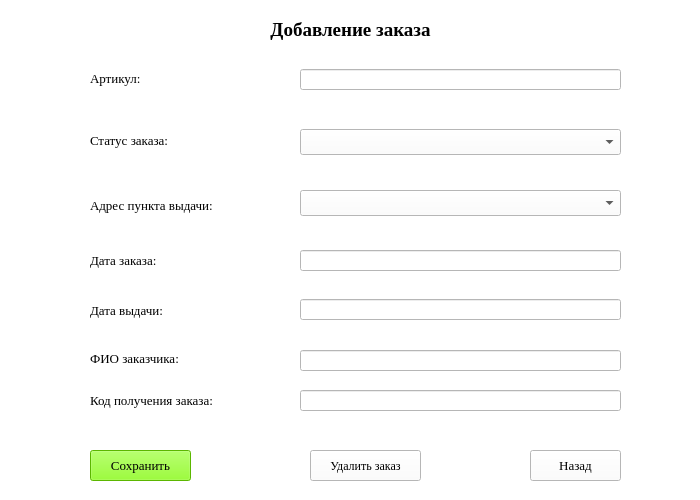
<?xml version="1.0" encoding="UTF-8"?>
<ui version="4.0">
 <class>addZakazWindow</class>
 <widget class="QWidget" name="addZakazWindow">
  <property name="geometry">
   <rect>
    <x>0</x>
    <y>0</y>
    <width>700</width>
    <height>500</height>
   </rect>
  </property>
  <property name="palette">
   <palette>
    <active>
     <colorrole role="WindowText">
      <brush brushstyle="SolidPattern">
       <color alpha="255">
        <red>0</red>
        <green>0</green>
        <blue>0</blue>
       </color>
      </brush>
     </colorrole>
     <colorrole role="Button">
      <brush brushstyle="SolidPattern">
       <color alpha="255">
        <red>255</red>
        <green>255</green>
        <blue>255</blue>
       </color>
      </brush>
     </colorrole>
     <colorrole role="Light">
      <brush brushstyle="SolidPattern">
       <color alpha="255">
        <red>255</red>
        <green>255</green>
        <blue>255</blue>
       </color>
      </brush>
     </colorrole>
     <colorrole role="Midlight">
      <brush brushstyle="SolidPattern">
       <color alpha="255">
        <red>255</red>
        <green>255</green>
        <blue>255</blue>
       </color>
      </brush>
     </colorrole>
     <colorrole role="Dark">
      <brush brushstyle="SolidPattern">
       <color alpha="255">
        <red>127</red>
        <green>127</green>
        <blue>127</blue>
       </color>
      </brush>
     </colorrole>
     <colorrole role="Mid">
      <brush brushstyle="SolidPattern">
       <color alpha="255">
        <red>170</red>
        <green>170</green>
        <blue>170</blue>
       </color>
      </brush>
     </colorrole>
     <colorrole role="Text">
      <brush brushstyle="SolidPattern">
       <color alpha="255">
        <red>0</red>
        <green>0</green>
        <blue>0</blue>
       </color>
      </brush>
     </colorrole>
     <colorrole role="BrightText">
      <brush brushstyle="SolidPattern">
       <color alpha="255">
        <red>255</red>
        <green>255</green>
        <blue>255</blue>
       </color>
      </brush>
     </colorrole>
     <colorrole role="ButtonText">
      <brush brushstyle="SolidPattern">
       <color alpha="255">
        <red>0</red>
        <green>0</green>
        <blue>0</blue>
       </color>
      </brush>
     </colorrole>
     <colorrole role="Base">
      <brush brushstyle="SolidPattern">
       <color alpha="255">
        <red>255</red>
        <green>255</green>
        <blue>255</blue>
       </color>
      </brush>
     </colorrole>
     <colorrole role="Window">
      <brush brushstyle="SolidPattern">
       <color alpha="255">
        <red>255</red>
        <green>255</green>
        <blue>255</blue>
       </color>
      </brush>
     </colorrole>
     <colorrole role="Shadow">
      <brush brushstyle="SolidPattern">
       <color alpha="255">
        <red>0</red>
        <green>0</green>
        <blue>0</blue>
       </color>
      </brush>
     </colorrole>
     <colorrole role="AlternateBase">
      <brush brushstyle="SolidPattern">
       <color alpha="255">
        <red>255</red>
        <green>255</green>
        <blue>255</blue>
       </color>
      </brush>
     </colorrole>
     <colorrole role="ToolTipBase">
      <brush brushstyle="SolidPattern">
       <color alpha="255">
        <red>255</red>
        <green>255</green>
        <blue>220</blue>
       </color>
      </brush>
     </colorrole>
     <colorrole role="ToolTipText">
      <brush brushstyle="SolidPattern">
       <color alpha="255">
        <red>0</red>
        <green>0</green>
        <blue>0</blue>
       </color>
      </brush>
     </colorrole>
     <colorrole role="PlaceholderText">
      <brush brushstyle="SolidPattern">
       <color alpha="127">
        <red>0</red>
        <green>0</green>
        <blue>0</blue>
       </color>
      </brush>
     </colorrole>
     <colorrole role="Accent">
      <brush brushstyle="SolidPattern">
       <color alpha="255">
        <red>255</red>
        <green>255</green>
        <blue>255</blue>
       </color>
      </brush>
     </colorrole>
    </active>
    <inactive>
     <colorrole role="WindowText">
      <brush brushstyle="SolidPattern">
       <color alpha="255">
        <red>0</red>
        <green>0</green>
        <blue>0</blue>
       </color>
      </brush>
     </colorrole>
     <colorrole role="Button">
      <brush brushstyle="SolidPattern">
       <color alpha="255">
        <red>255</red>
        <green>255</green>
        <blue>255</blue>
       </color>
      </brush>
     </colorrole>
     <colorrole role="Light">
      <brush brushstyle="SolidPattern">
       <color alpha="255">
        <red>255</red>
        <green>255</green>
        <blue>255</blue>
       </color>
      </brush>
     </colorrole>
     <colorrole role="Midlight">
      <brush brushstyle="SolidPattern">
       <color alpha="255">
        <red>255</red>
        <green>255</green>
        <blue>255</blue>
       </color>
      </brush>
     </colorrole>
     <colorrole role="Dark">
      <brush brushstyle="SolidPattern">
       <color alpha="255">
        <red>127</red>
        <green>127</green>
        <blue>127</blue>
       </color>
      </brush>
     </colorrole>
     <colorrole role="Mid">
      <brush brushstyle="SolidPattern">
       <color alpha="255">
        <red>170</red>
        <green>170</green>
        <blue>170</blue>
       </color>
      </brush>
     </colorrole>
     <colorrole role="Text">
      <brush brushstyle="SolidPattern">
       <color alpha="255">
        <red>0</red>
        <green>0</green>
        <blue>0</blue>
       </color>
      </brush>
     </colorrole>
     <colorrole role="BrightText">
      <brush brushstyle="SolidPattern">
       <color alpha="255">
        <red>255</red>
        <green>255</green>
        <blue>255</blue>
       </color>
      </brush>
     </colorrole>
     <colorrole role="ButtonText">
      <brush brushstyle="SolidPattern">
       <color alpha="255">
        <red>0</red>
        <green>0</green>
        <blue>0</blue>
       </color>
      </brush>
     </colorrole>
     <colorrole role="Base">
      <brush brushstyle="SolidPattern">
       <color alpha="255">
        <red>255</red>
        <green>255</green>
        <blue>255</blue>
       </color>
      </brush>
     </colorrole>
     <colorrole role="Window">
      <brush brushstyle="SolidPattern">
       <color alpha="255">
        <red>255</red>
        <green>255</green>
        <blue>255</blue>
       </color>
      </brush>
     </colorrole>
     <colorrole role="Shadow">
      <brush brushstyle="SolidPattern">
       <color alpha="255">
        <red>0</red>
        <green>0</green>
        <blue>0</blue>
       </color>
      </brush>
     </colorrole>
     <colorrole role="AlternateBase">
      <brush brushstyle="SolidPattern">
       <color alpha="255">
        <red>255</red>
        <green>255</green>
        <blue>255</blue>
       </color>
      </brush>
     </colorrole>
     <colorrole role="ToolTipBase">
      <brush brushstyle="SolidPattern">
       <color alpha="255">
        <red>255</red>
        <green>255</green>
        <blue>220</blue>
       </color>
      </brush>
     </colorrole>
     <colorrole role="ToolTipText">
      <brush brushstyle="SolidPattern">
       <color alpha="255">
        <red>0</red>
        <green>0</green>
        <blue>0</blue>
       </color>
      </brush>
     </colorrole>
     <colorrole role="PlaceholderText">
      <brush brushstyle="SolidPattern">
       <color alpha="127">
        <red>0</red>
        <green>0</green>
        <blue>0</blue>
       </color>
      </brush>
     </colorrole>
     <colorrole role="Accent">
      <brush brushstyle="SolidPattern">
       <color alpha="255">
        <red>255</red>
        <green>255</green>
        <blue>255</blue>
       </color>
      </brush>
     </colorrole>
    </inactive>
    <disabled>
     <colorrole role="WindowText">
      <brush brushstyle="SolidPattern">
       <color alpha="255">
        <red>127</red>
        <green>127</green>
        <blue>127</blue>
       </color>
      </brush>
     </colorrole>
     <colorrole role="Button">
      <brush brushstyle="SolidPattern">
       <color alpha="255">
        <red>255</red>
        <green>255</green>
        <blue>255</blue>
       </color>
      </brush>
     </colorrole>
     <colorrole role="Light">
      <brush brushstyle="SolidPattern">
       <color alpha="255">
        <red>255</red>
        <green>255</green>
        <blue>255</blue>
       </color>
      </brush>
     </colorrole>
     <colorrole role="Midlight">
      <brush brushstyle="SolidPattern">
       <color alpha="255">
        <red>255</red>
        <green>255</green>
        <blue>255</blue>
       </color>
      </brush>
     </colorrole>
     <colorrole role="Dark">
      <brush brushstyle="SolidPattern">
       <color alpha="255">
        <red>127</red>
        <green>127</green>
        <blue>127</blue>
       </color>
      </brush>
     </colorrole>
     <colorrole role="Mid">
      <brush brushstyle="SolidPattern">
       <color alpha="255">
        <red>170</red>
        <green>170</green>
        <blue>170</blue>
       </color>
      </brush>
     </colorrole>
     <colorrole role="Text">
      <brush brushstyle="SolidPattern">
       <color alpha="255">
        <red>127</red>
        <green>127</green>
        <blue>127</blue>
       </color>
      </brush>
     </colorrole>
     <colorrole role="BrightText">
      <brush brushstyle="SolidPattern">
       <color alpha="255">
        <red>255</red>
        <green>255</green>
        <blue>255</blue>
       </color>
      </brush>
     </colorrole>
     <colorrole role="ButtonText">
      <brush brushstyle="SolidPattern">
       <color alpha="255">
        <red>127</red>
        <green>127</green>
        <blue>127</blue>
       </color>
      </brush>
     </colorrole>
     <colorrole role="Base">
      <brush brushstyle="SolidPattern">
       <color alpha="255">
        <red>255</red>
        <green>255</green>
        <blue>255</blue>
       </color>
      </brush>
     </colorrole>
     <colorrole role="Window">
      <brush brushstyle="SolidPattern">
       <color alpha="255">
        <red>255</red>
        <green>255</green>
        <blue>255</blue>
       </color>
      </brush>
     </colorrole>
     <colorrole role="Shadow">
      <brush brushstyle="SolidPattern">
       <color alpha="255">
        <red>0</red>
        <green>0</green>
        <blue>0</blue>
       </color>
      </brush>
     </colorrole>
     <colorrole role="AlternateBase">
      <brush brushstyle="SolidPattern">
       <color alpha="255">
        <red>255</red>
        <green>255</green>
        <blue>255</blue>
       </color>
      </brush>
     </colorrole>
     <colorrole role="ToolTipBase">
      <brush brushstyle="SolidPattern">
       <color alpha="255">
        <red>255</red>
        <green>255</green>
        <blue>220</blue>
       </color>
      </brush>
     </colorrole>
     <colorrole role="ToolTipText">
      <brush brushstyle="SolidPattern">
       <color alpha="255">
        <red>0</red>
        <green>0</green>
        <blue>0</blue>
       </color>
      </brush>
     </colorrole>
     <colorrole role="PlaceholderText">
      <brush brushstyle="SolidPattern">
       <color alpha="127">
        <red>127</red>
        <green>127</green>
        <blue>127</blue>
       </color>
      </brush>
     </colorrole>
     <colorrole role="Accent">
      <brush brushstyle="SolidPattern">
       <color alpha="255">
        <red>255</red>
        <green>255</green>
        <blue>255</blue>
       </color>
      </brush>
     </colorrole>
    </disabled>
   </palette>
  </property>
  <property name="windowTitle">
   <string>Form</string>
  </property>
  <widget class="QComboBox" name="comboBox_status">
   <property name="geometry">
    <rect>
     <x>300</x>
     <y>129</y>
     <width>321</width>
     <height>26</height>
    </rect>
   </property>
   <property name="font">
    <font>
     <family>Times New Roman</family>
     <pointsize>9</pointsize>
    </font>
   </property>
   <item>
    <property name="text">
     <string/>
    </property>
   </item>
  </widget>
  <widget class="QPushButton" name="pushButton_save">
   <property name="geometry">
    <rect>
     <x>90</x>
     <y>450</y>
     <width>101</width>
     <height>31</height>
    </rect>
   </property>
   <property name="palette">
    <palette>
     <active>
      <colorrole role="WindowText">
       <brush brushstyle="SolidPattern">
        <color alpha="255">
         <red>0</red>
         <green>0</green>
         <blue>0</blue>
        </color>
       </brush>
      </colorrole>
      <colorrole role="Button">
       <brush brushstyle="SolidPattern">
        <color alpha="255">
         <red>127</red>
         <green>255</green>
         <blue>0</blue>
        </color>
       </brush>
      </colorrole>
      <colorrole role="Light">
       <brush brushstyle="SolidPattern">
        <color alpha="255">
         <red>191</red>
         <green>255</green>
         <blue>127</blue>
        </color>
       </brush>
      </colorrole>
      <colorrole role="Midlight">
       <brush brushstyle="SolidPattern">
        <color alpha="255">
         <red>159</red>
         <green>255</green>
         <blue>63</blue>
        </color>
       </brush>
      </colorrole>
      <colorrole role="Dark">
       <brush brushstyle="SolidPattern">
        <color alpha="255">
         <red>63</red>
         <green>127</green>
         <blue>0</blue>
        </color>
       </brush>
      </colorrole>
      <colorrole role="Mid">
       <brush brushstyle="SolidPattern">
        <color alpha="255">
         <red>85</red>
         <green>170</green>
         <blue>0</blue>
        </color>
       </brush>
      </colorrole>
      <colorrole role="Text">
       <brush brushstyle="SolidPattern">
        <color alpha="255">
         <red>0</red>
         <green>0</green>
         <blue>0</blue>
        </color>
       </brush>
      </colorrole>
      <colorrole role="BrightText">
       <brush brushstyle="SolidPattern">
        <color alpha="255">
         <red>255</red>
         <green>255</green>
         <blue>255</blue>
        </color>
       </brush>
      </colorrole>
      <colorrole role="ButtonText">
       <brush brushstyle="SolidPattern">
        <color alpha="255">
         <red>0</red>
         <green>0</green>
         <blue>0</blue>
        </color>
       </brush>
      </colorrole>
      <colorrole role="Base">
       <brush brushstyle="SolidPattern">
        <color alpha="255">
         <red>255</red>
         <green>255</green>
         <blue>255</blue>
        </color>
       </brush>
      </colorrole>
      <colorrole role="Window">
       <brush brushstyle="SolidPattern">
        <color alpha="255">
         <red>127</red>
         <green>255</green>
         <blue>0</blue>
        </color>
       </brush>
      </colorrole>
      <colorrole role="Shadow">
       <brush brushstyle="SolidPattern">
        <color alpha="255">
         <red>0</red>
         <green>0</green>
         <blue>0</blue>
        </color>
       </brush>
      </colorrole>
      <colorrole role="AlternateBase">
       <brush brushstyle="SolidPattern">
        <color alpha="255">
         <red>191</red>
         <green>255</green>
         <blue>127</blue>
        </color>
       </brush>
      </colorrole>
      <colorrole role="ToolTipBase">
       <brush brushstyle="SolidPattern">
        <color alpha="255">
         <red>255</red>
         <green>255</green>
         <blue>220</blue>
        </color>
       </brush>
      </colorrole>
      <colorrole role="ToolTipText">
       <brush brushstyle="SolidPattern">
        <color alpha="255">
         <red>0</red>
         <green>0</green>
         <blue>0</blue>
        </color>
       </brush>
      </colorrole>
      <colorrole role="PlaceholderText">
       <brush brushstyle="SolidPattern">
        <color alpha="127">
         <red>0</red>
         <green>0</green>
         <blue>0</blue>
        </color>
       </brush>
      </colorrole>
      <colorrole role="Accent">
       <brush brushstyle="SolidPattern">
        <color alpha="255">
         <red>255</red>
         <green>255</green>
         <blue>255</blue>
        </color>
       </brush>
      </colorrole>
     </active>
     <inactive>
      <colorrole role="WindowText">
       <brush brushstyle="SolidPattern">
        <color alpha="255">
         <red>0</red>
         <green>0</green>
         <blue>0</blue>
        </color>
       </brush>
      </colorrole>
      <colorrole role="Button">
       <brush brushstyle="SolidPattern">
        <color alpha="255">
         <red>127</red>
         <green>255</green>
         <blue>0</blue>
        </color>
       </brush>
      </colorrole>
      <colorrole role="Light">
       <brush brushstyle="SolidPattern">
        <color alpha="255">
         <red>191</red>
         <green>255</green>
         <blue>127</blue>
        </color>
       </brush>
      </colorrole>
      <colorrole role="Midlight">
       <brush brushstyle="SolidPattern">
        <color alpha="255">
         <red>159</red>
         <green>255</green>
         <blue>63</blue>
        </color>
       </brush>
      </colorrole>
      <colorrole role="Dark">
       <brush brushstyle="SolidPattern">
        <color alpha="255">
         <red>63</red>
         <green>127</green>
         <blue>0</blue>
        </color>
       </brush>
      </colorrole>
      <colorrole role="Mid">
       <brush brushstyle="SolidPattern">
        <color alpha="255">
         <red>85</red>
         <green>170</green>
         <blue>0</blue>
        </color>
       </brush>
      </colorrole>
      <colorrole role="Text">
       <brush brushstyle="SolidPattern">
        <color alpha="255">
         <red>0</red>
         <green>0</green>
         <blue>0</blue>
        </color>
       </brush>
      </colorrole>
      <colorrole role="BrightText">
       <brush brushstyle="SolidPattern">
        <color alpha="255">
         <red>255</red>
         <green>255</green>
         <blue>255</blue>
        </color>
       </brush>
      </colorrole>
      <colorrole role="ButtonText">
       <brush brushstyle="SolidPattern">
        <color alpha="255">
         <red>0</red>
         <green>0</green>
         <blue>0</blue>
        </color>
       </brush>
      </colorrole>
      <colorrole role="Base">
       <brush brushstyle="SolidPattern">
        <color alpha="255">
         <red>255</red>
         <green>255</green>
         <blue>255</blue>
        </color>
       </brush>
      </colorrole>
      <colorrole role="Window">
       <brush brushstyle="SolidPattern">
        <color alpha="255">
         <red>127</red>
         <green>255</green>
         <blue>0</blue>
        </color>
       </brush>
      </colorrole>
      <colorrole role="Shadow">
       <brush brushstyle="SolidPattern">
        <color alpha="255">
         <red>0</red>
         <green>0</green>
         <blue>0</blue>
        </color>
       </brush>
      </colorrole>
      <colorrole role="AlternateBase">
       <brush brushstyle="SolidPattern">
        <color alpha="255">
         <red>191</red>
         <green>255</green>
         <blue>127</blue>
        </color>
       </brush>
      </colorrole>
      <colorrole role="ToolTipBase">
       <brush brushstyle="SolidPattern">
        <color alpha="255">
         <red>255</red>
         <green>255</green>
         <blue>220</blue>
        </color>
       </brush>
      </colorrole>
      <colorrole role="ToolTipText">
       <brush brushstyle="SolidPattern">
        <color alpha="255">
         <red>0</red>
         <green>0</green>
         <blue>0</blue>
        </color>
       </brush>
      </colorrole>
      <colorrole role="PlaceholderText">
       <brush brushstyle="SolidPattern">
        <color alpha="127">
         <red>0</red>
         <green>0</green>
         <blue>0</blue>
        </color>
       </brush>
      </colorrole>
      <colorrole role="Accent">
       <brush brushstyle="SolidPattern">
        <color alpha="255">
         <red>255</red>
         <green>255</green>
         <blue>255</blue>
        </color>
       </brush>
      </colorrole>
     </inactive>
     <disabled>
      <colorrole role="WindowText">
       <brush brushstyle="SolidPattern">
        <color alpha="255">
         <red>63</red>
         <green>127</green>
         <blue>0</blue>
        </color>
       </brush>
      </colorrole>
      <colorrole role="Button">
       <brush brushstyle="SolidPattern">
        <color alpha="255">
         <red>127</red>
         <green>255</green>
         <blue>0</blue>
        </color>
       </brush>
      </colorrole>
      <colorrole role="Light">
       <brush brushstyle="SolidPattern">
        <color alpha="255">
         <red>191</red>
         <green>255</green>
         <blue>127</blue>
        </color>
       </brush>
      </colorrole>
      <colorrole role="Midlight">
       <brush brushstyle="SolidPattern">
        <color alpha="255">
         <red>159</red>
         <green>255</green>
         <blue>63</blue>
        </color>
       </brush>
      </colorrole>
      <colorrole role="Dark">
       <brush brushstyle="SolidPattern">
        <color alpha="255">
         <red>63</red>
         <green>127</green>
         <blue>0</blue>
        </color>
       </brush>
      </colorrole>
      <colorrole role="Mid">
       <brush brushstyle="SolidPattern">
        <color alpha="255">
         <red>85</red>
         <green>170</green>
         <blue>0</blue>
        </color>
       </brush>
      </colorrole>
      <colorrole role="Text">
       <brush brushstyle="SolidPattern">
        <color alpha="255">
         <red>63</red>
         <green>127</green>
         <blue>0</blue>
        </color>
       </brush>
      </colorrole>
      <colorrole role="BrightText">
       <brush brushstyle="SolidPattern">
        <color alpha="255">
         <red>255</red>
         <green>255</green>
         <blue>255</blue>
        </color>
       </brush>
      </colorrole>
      <colorrole role="ButtonText">
       <brush brushstyle="SolidPattern">
        <color alpha="255">
         <red>63</red>
         <green>127</green>
         <blue>0</blue>
        </color>
       </brush>
      </colorrole>
      <colorrole role="Base">
       <brush brushstyle="SolidPattern">
        <color alpha="255">
         <red>127</red>
         <green>255</green>
         <blue>0</blue>
        </color>
       </brush>
      </colorrole>
      <colorrole role="Window">
       <brush brushstyle="SolidPattern">
        <color alpha="255">
         <red>127</red>
         <green>255</green>
         <blue>0</blue>
        </color>
       </brush>
      </colorrole>
      <colorrole role="Shadow">
       <brush brushstyle="SolidPattern">
        <color alpha="255">
         <red>0</red>
         <green>0</green>
         <blue>0</blue>
        </color>
       </brush>
      </colorrole>
      <colorrole role="AlternateBase">
       <brush brushstyle="SolidPattern">
        <color alpha="255">
         <red>127</red>
         <green>255</green>
         <blue>0</blue>
        </color>
       </brush>
      </colorrole>
      <colorrole role="ToolTipBase">
       <brush brushstyle="SolidPattern">
        <color alpha="255">
         <red>255</red>
         <green>255</green>
         <blue>220</blue>
        </color>
       </brush>
      </colorrole>
      <colorrole role="ToolTipText">
       <brush brushstyle="SolidPattern">
        <color alpha="255">
         <red>0</red>
         <green>0</green>
         <blue>0</blue>
        </color>
       </brush>
      </colorrole>
      <colorrole role="PlaceholderText">
       <brush brushstyle="SolidPattern">
        <color alpha="127">
         <red>63</red>
         <green>127</green>
         <blue>0</blue>
        </color>
       </brush>
      </colorrole>
      <colorrole role="Accent">
       <brush brushstyle="SolidPattern">
        <color alpha="255">
         <red>165</red>
         <green>255</green>
         <blue>76</blue>
        </color>
       </brush>
      </colorrole>
     </disabled>
    </palette>
   </property>
   <property name="font">
    <font>
     <family>Times New Roman</family>
     <pointsize>10</pointsize>
    </font>
   </property>
   <property name="text">
    <string>Сохранить</string>
   </property>
  </widget>
  <widget class="QLabel" name="label">
   <property name="geometry">
    <rect>
     <x>0</x>
     <y>20</y>
     <width>701</width>
     <height>20</height>
    </rect>
   </property>
   <property name="font">
    <font>
     <family>Times New Roman</family>
     <pointsize>14</pointsize>
     <bold>true</bold>
    </font>
   </property>
   <property name="text">
    <string>Добавление заказа</string>
   </property>
   <property name="alignment">
    <set>Qt::AlignmentFlag::AlignCenter</set>
   </property>
  </widget>
  <widget class="QLineEdit" name="lineEdit_article">
   <property name="geometry">
    <rect>
     <x>300</x>
     <y>69</y>
     <width>321</width>
     <height>21</height>
    </rect>
   </property>
   <property name="font">
    <font>
     <family>Times New Roman</family>
     <pointsize>9</pointsize>
    </font>
   </property>
   <property name="text">
    <string/>
   </property>
  </widget>
  <widget class="QPushButton" name="pushButton_cancel">
   <property name="geometry">
    <rect>
     <x>530</x>
     <y>450</y>
     <width>91</width>
     <height>31</height>
    </rect>
   </property>
   <property name="font">
    <font>
     <family>Times New Roman</family>
     <pointsize>10</pointsize>
    </font>
   </property>
   <property name="text">
    <string>Назад</string>
   </property>
  </widget>
  <widget class="QLineEdit" name="lineEdit_issue_date">
   <property name="geometry">
    <rect>
     <x>300</x>
     <y>299</y>
     <width>321</width>
     <height>21</height>
    </rect>
   </property>
   <property name="font">
    <font>
     <family>Times New Roman</family>
     <pointsize>9</pointsize>
    </font>
   </property>
   <property name="text">
    <string/>
   </property>
  </widget>
  <widget class="QLineEdit" name="lineEdit_order_date">
   <property name="geometry">
    <rect>
     <x>300</x>
     <y>250</y>
     <width>321</width>
     <height>21</height>
    </rect>
   </property>
   <property name="font">
    <font>
     <family>Times New Roman</family>
     <pointsize>9</pointsize>
    </font>
   </property>
   <property name="text">
    <string/>
   </property>
  </widget>
  <widget class="QLabel" name="label_2">
   <property name="geometry">
    <rect>
     <x>90</x>
     <y>70</y>
     <width>181</width>
     <height>16</height>
    </rect>
   </property>
   <property name="font">
    <font>
     <family>Times New Roman</family>
     <pointsize>10</pointsize>
    </font>
   </property>
   <property name="text">
    <string>Артикул:</string>
   </property>
  </widget>
  <widget class="QLabel" name="label_3">
   <property name="geometry">
    <rect>
     <x>90</x>
     <y>130</y>
     <width>191</width>
     <height>20</height>
    </rect>
   </property>
   <property name="font">
    <font>
     <family>Times New Roman</family>
     <pointsize>10</pointsize>
    </font>
   </property>
   <property name="text">
    <string>Статус заказа:</string>
   </property>
  </widget>
  <widget class="QLabel" name="label_4">
   <property name="geometry">
    <rect>
     <x>90</x>
     <y>180</y>
     <width>191</width>
     <height>51</height>
    </rect>
   </property>
   <property name="font">
    <font>
     <family>Times New Roman</family>
     <pointsize>10</pointsize>
    </font>
   </property>
   <property name="text">
    <string>Адрес пункта выдачи:</string>
   </property>
  </widget>
  <widget class="QLabel" name="label_5">
   <property name="geometry">
    <rect>
     <x>90</x>
     <y>250</y>
     <width>191</width>
     <height>20</height>
    </rect>
   </property>
   <property name="font">
    <font>
     <family>Times New Roman</family>
     <pointsize>10</pointsize>
    </font>
   </property>
   <property name="text">
    <string>Дата заказа:</string>
   </property>
  </widget>
  <widget class="QLabel" name="label_6">
   <property name="geometry">
    <rect>
     <x>90</x>
     <y>300</y>
     <width>191</width>
     <height>20</height>
    </rect>
   </property>
   <property name="font">
    <font>
     <family>Times New Roman</family>
     <pointsize>10</pointsize>
    </font>
   </property>
   <property name="text">
    <string>Дата выдачи:</string>
   </property>
  </widget>
  <widget class="QComboBox" name="comboBox_pvz">
   <property name="geometry">
    <rect>
     <x>300</x>
     <y>190</y>
     <width>321</width>
     <height>26</height>
    </rect>
   </property>
   <property name="font">
    <font>
     <family>Times New Roman</family>
     <pointsize>9</pointsize>
    </font>
   </property>
   <item>
    <property name="text">
     <string/>
    </property>
   </item>
  </widget>
  <widget class="QLineEdit" name="lineEdit_fio">
   <property name="geometry">
    <rect>
     <x>300</x>
     <y>350</y>
     <width>321</width>
     <height>21</height>
    </rect>
   </property>
   <property name="font">
    <font>
     <family>Times New Roman</family>
     <pointsize>9</pointsize>
    </font>
   </property>
   <property name="text">
    <string/>
   </property>
  </widget>
  <widget class="QLabel" name="label_fio">
   <property name="geometry">
    <rect>
     <x>90</x>
     <y>350</y>
     <width>181</width>
     <height>16</height>
    </rect>
   </property>
   <property name="font">
    <font>
     <family>Times New Roman</family>
     <pointsize>10</pointsize>
    </font>
   </property>
   <property name="text">
    <string>ФИО заказчика:</string>
   </property>
  </widget>
  <widget class="QLineEdit" name="lineEdit_code">
   <property name="geometry">
    <rect>
     <x>300</x>
     <y>390</y>
     <width>321</width>
     <height>21</height>
    </rect>
   </property>
   <property name="font">
    <font>
     <family>Times New Roman</family>
     <pointsize>9</pointsize>
    </font>
   </property>
   <property name="text">
    <string/>
   </property>
  </widget>
  <widget class="QLabel" name="label_code">
   <property name="geometry">
    <rect>
     <x>90</x>
     <y>390</y>
     <width>181</width>
     <height>20</height>
    </rect>
   </property>
   <property name="font">
    <font>
     <family>Times New Roman</family>
     <pointsize>10</pointsize>
    </font>
   </property>
   <property name="text">
    <string>Код получения заказа:</string>
   </property>
  </widget>
  <widget class="QPushButton" name="pushButton_delete_order">
   <property name="geometry">
    <rect>
     <x>310</x>
     <y>450</y>
     <width>111</width>
     <height>31</height>
    </rect>
   </property>
   <property name="font">
    <font>
     <family>Times New Roman</family>
    </font>
   </property>
   <property name="text">
    <string>Удалить заказ</string>
   </property>
  </widget>
 </widget>
 <resources/>
 <connections/>
</ui>
